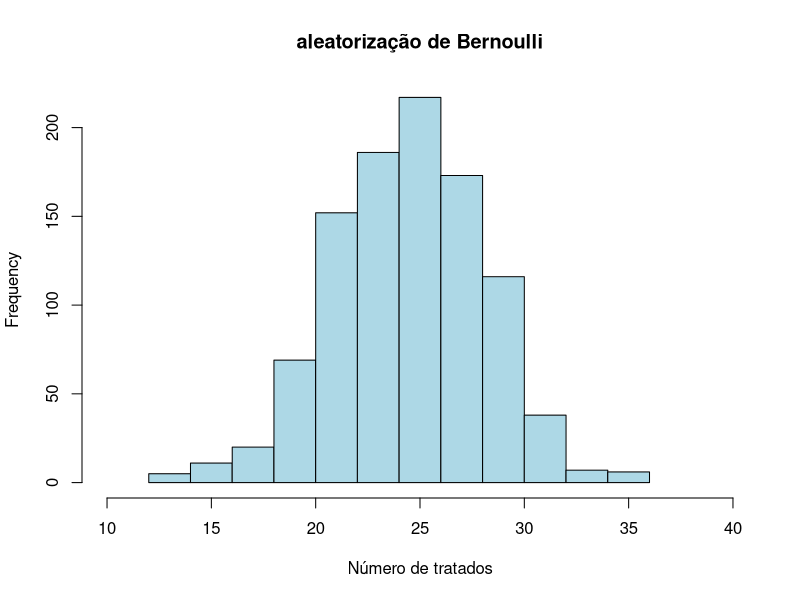

Write the R code that produced this figure. (Note: this script raises an error after producing the figure.)
## ---- chunk 1
set.seed(10)
n <- 50
hist(replicate(1000, sum(rbinom(n, 1, 0.5))), 
     main = "aleatorização de Bernoulli",
     xlab = "Número de tratados",
     col = "lightblue",
     xlim = c(10,40))
## ---- chunk 2
# Set up Potential outcomes and units and blocks
n1 <- 10
n2 <- 16
N <- n1+n2
J <- 2
index_block <- c(rep(2, n2), rep(1, n1))
set.seed(12)
# potential outcome control
y0 <- c(rnorm(n1, 2, 1),rnorm(n2, 6, 1)) 
y1 <- y0 + 1.5 # potential outcome treatment
## ---- chunk 3
# block assignment
t_bloco1 <- sample(1:n1, n1/2)
c_bloco1 <- (1:n1)[!(1:n1 %in% t_bloco1)]

t_bloco2 <- sample((n1+1):(n1+n2), n2/2)
c_bloco2 <- ((n1+1):(n1+n2))[!((n1+1):(n1+n2) %in% t_bloco2)]

y1_obs_bloco1 <- y1[t_bloco1]
y1_obs_bloco2 <- y1[t_bloco2]
y0_obs_bloco1 <- y0[c_bloco1]
y0_obs_bloco2 <- y0[c_bloco2]
## ---- chunk 4
# random assignment
units_simple_treatment <- c(t_bloco1, t_bloco2)
units_simple_control <- c(c_bloco1, c_bloco2)
y1_obs <- y1[units_simple_treatment]
y0_obs <- y0[units_simple_control]

# erro padrão
erro_pad_simple <- t.test(y1_obs, y0_obs)$stderr 
simple_p_value <- t.test(y1_obs, y0_obs)$p.value

my_t <- mean(y1_obs - y0_obs)/erro_pad_simple
## ---- chunk 5
erro_pad1 <- t.test(y1_obs_bloco1, y0_obs_bloco1)$stderr
erro_pad2 <- t.test(y1_obs_bloco2, y0_obs_bloco2)$stderr

erro_padrao_geral <- sqrt(erro_pad1^2*(n1/N)^2 + erro_pad2^2*(n2/N)^2)
ate1 <- mean(y1_obs_bloco1 - y0_obs_bloco1)*(n1/N)
ate2 <- mean(y1_obs_bloco2 - y0_obs_bloco2)*(n2/N)
ate <- ate1 + ate2
my_t <- ate/erro_padrao_geral
p_value <- 2*(1 - pt(abs(my_t), df = 23.76567))
## ---- chunk 6
library(knitr)

comparison_table <- data.frame(
  Method = c("Simple Randomization", "Block 1", "Block 2", "General Block Randomization"),
  Standard_Error = c(erro_pad_simple, erro_pad1, erro_pad2, erro_padrao_geral)
)

knitr::kable(comparison_table, caption = "Comparação de Erros padrão", align = 'c', format = "latex")
## ---- chunk 7
library(knitr)

comparison_table1 <- data.frame(
  Method = c("Simple Randomization", "Block Randomization"),
  p_value = c(simple_p_value, p_value)
)

knitr::kable(comparison_table1, caption = "Comparação de valoes p", align = 'c', format = "latex")

## ---- chunk 8
knitr::include_graphics("experiments_report.png")
## ---- chunk 9
treatment <- c(rep(1, 74), rep(0, 1217 - 74))
control <- c(rep(1, 43), rep(0, 1217 - 43))
var_treat <- var(treatment) 
var_control <- var(control)
erro_padrao <- sqrt(var_treat/1217 + var_control/1217)
round(erro_padrao, 5)

t.test(treatment, control)

